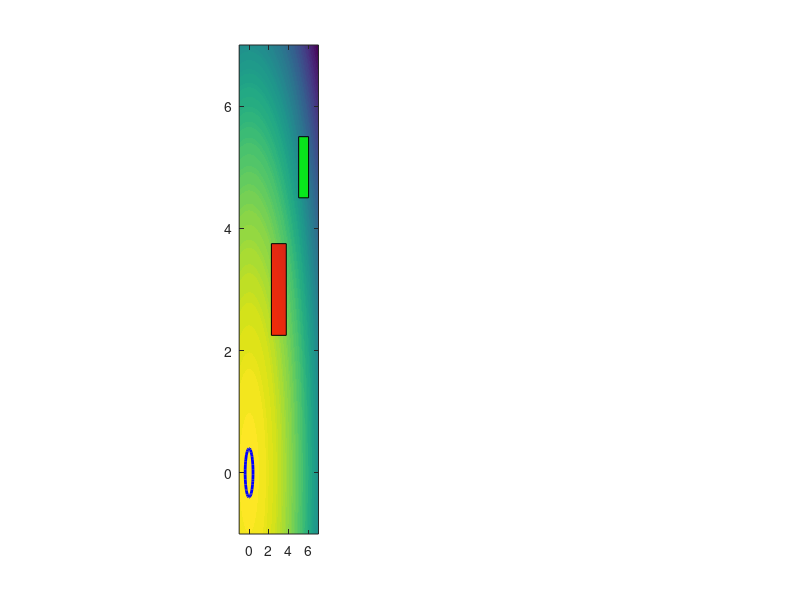

This chart was generated by the following MATLAB code: (Note: this script raises an error after producing the figure.)
clc;
clear;
clf;

Coeffx = [1;0.125;0.5;-0.5;0.15625;-0.0139];
Coeffy = [1;1;-1;0.5;-0.0625;0.00097];
a1 = 0.5;
a2 = 0.25;
% t = linspace(0,6);

% State Space 
sx = linspace(-1,7);
sy = linspace(-1,7);
[sX,sY] = meshgrid(sx,sy);

% Task
dt = 1e-2;
tf = 6;
tim=0:dt:tf;
tplot = [0; 2; 4; 5.91];
% tplot = [0; 3; 5.92];
iplot = 2;

% System
x0 = [0;0]; % initial state
xCBF = zeros(2,length(tim));
xCBF(:,1) = x0;

% Video    
% video2D = VideoWriter('test.mp4', 'MPEG-4');
% video2D.FrameRate = 60;
% video2D.Quality = 10;
% open(video2D);

%%
figure(1)
hold on;
for i=1:length(tim)
    Aplot = [0.4 0; 0 0.4];
    A = [0.3 0; 0 0.3];
    t = tim(i);
    cenx = [0, t, t^2, t^3, t^4, t^5]*Coeffx;
    ceny = [0, t, t^2, t^3, t^4, t^5]*Coeffy;
    cen = [cenx; ceny];
    
    % CBF
    dx = sX - cenx;
    dy = sY - ceny;
    Qinv = inv(A * A');
    Qinvplot = inv(Aplot * Aplot');
    
    % Evaluate h(x) = 1 - (x - c)^T Qinv (x - c) over the meshgrid
    H = 1 - (Qinv(1,1)*dx.^2 + 2*Qinv(1,2).*dx.*dy + Qinv(2,2)*dy.^2);
    Hplot = 1 - (Qinvplot(1,1)*dx.^2 + 2*Qinvplot(1,2).*dx.*dy + Qinvplot(2,2)*dy.^2);

    % CBF Controller
    gamma = 20.0;
    dX = xCBF(:,i) - cen;
    h = 1 - dX' * Qinv * dX;
    grad_h = -2 * Qinv * dX;
    
    % Set up QP
    H = eye(2);  % minimize u'u
    f = zeros(2,1);
    A_qp = -grad_h';  % for ≥ constraint
    b_qp = gamma * h / dt;
    
    % Solve QP
    uCBF = quadprog(H, f, A_qp, b_qp);  % Requires Optimization Toolbox

    % Plotting
    xCBF(:,i+1) = xCBF(:,i) + dt*uCBF;

    if any(t == tplot)
        t
        subplot(1,length(tplot)+1,iplot)
        contourf(sX, sY, Hplot, 100, 'LineStyle','none');
        hold on;
        rectangle("Position",[2.25,2.25,1.5,1.5],"FaceColor",'r',"FaceAlpha",0.8);
        % rectangle("Position",[-0.5,-0.5,1,1],"FaceColor",'g',"FaceAlpha",0.8);
        rectangle("Position",[5,4.5,1,1],"FaceColor",'g',"FaceAlpha",0.8);
        contour(sX, sY, Hplot, [0 0], 'b-', 'LineWidth', 2);  % zero level set
        % colorbar
        clim([-250 0]);

        plot(xCBF(1,1:i),xCBF(2,1:i),'k-','LineWidth',2); 
        plot(xCBF(1,i),xCBF(2,i),'ko'); 
        xlim([-1 7])
        ylim([-1 7])
        grid on;
        xlabel('$x_1$ (m)','Interpreter','latex','FontSize',18)
        ylabel('$x_2$ (m)','Interpreter','latex','FontSize',18)
        set(gca,'FontSize',16)
        % axis equal
        axis square
        if iplot == length(tplot)+1
            title(['$t = $', num2str(6) , ' s'],'Interpreter','latex','FontSize',18)
        else
            title(['$t = $', num2str(t) , ' s'],'Interpreter','latex','FontSize',18)
        end
        iplot = iplot+1;
    end
    
    %% 3D plot
    if mod(i,5) == 0
        subplot(1,length(tplot)+1,1)
        % Generate circle points
        thetaSTT = linspace(0, 2*pi, 200);
        xSTT = cenx + 0.4*cos(thetaSTT);
        ySTT = ceny + 0.4*sin(thetaSTT);
        tSTT = t*ones(size(thetaSTT));
        % plot3(xSTT, ySTT, tSTT, 'b-', 'LineWidth', 2);
        fill3(xSTT, ySTT, tSTT, 'b', 'FaceAlpha', 0.2, 'EdgeColor', 'none', 'LineWidth', 1.5);
        hold on;
        grid on;
        xlabel('$x_1$ (m)','Interpreter','latex','FontSize',18)
        ylabel('$x_2$ (m)','Interpreter','latex','FontSize',18)
        zlabel('$t$ (s)','Interpreter','latex','FontSize',18)
        set(gca,'FontSize',16)
        view([65,15]);
    end

    % frame2D = getframe(1);
    % writeVideo(video2D, frame2D);
    % pause(0.01)
end
% close(video2D);